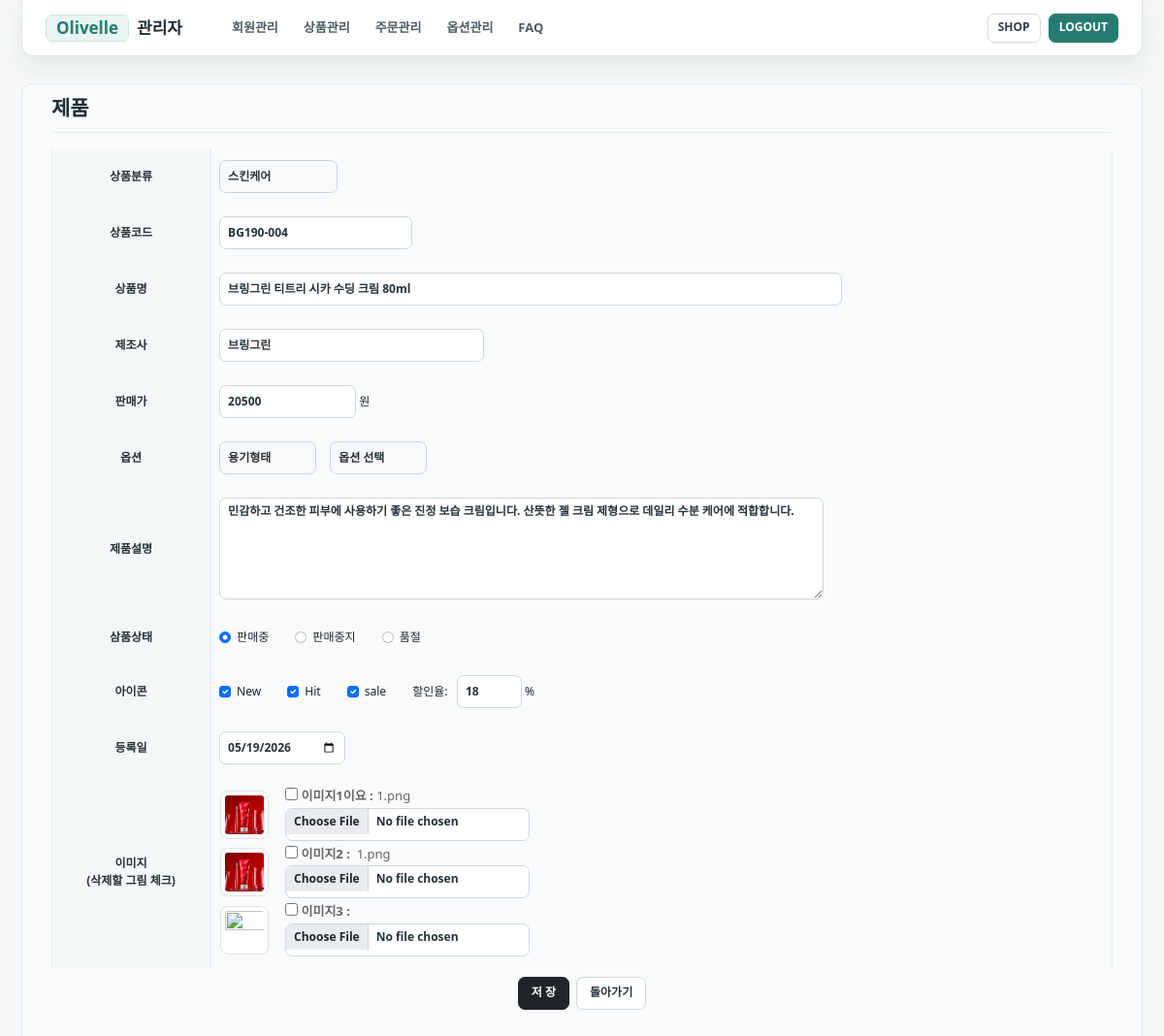
The app's page /admin/product_edit.php?id=1 with its own data.
### tables this page shows
CREATE TABLE `product` (
  `id` INT UNSIGNED NOT NULL AUTO_INCREMENT,
  `menu` TINYINT NOT NULL DEFAULT 0,
  `code` VARCHAR(50) NOT NULL,
  `name` VARCHAR(200) NOT NULL,
  `coname` VARCHAR(100) NOT NULL,
  `price` INT UNSIGNED NOT NULL DEFAULT 0,
  `opt1` INT UNSIGNED NOT NULL DEFAULT 0,
  `opt2` INT UNSIGNED NOT NULL DEFAULT 0,
  `contents` TEXT NULL,
  `status` TINYINT NOT NULL DEFAULT 1,
  `regday` DATE NOT NULL,
  `icon_new` TINYINT NOT NULL DEFAULT 0,
  `icon_hit` TINYINT NOT NULL DEFAULT 0,
  `icon_sale` TINYINT NOT NULL DEFAULT 0,
  `discount` TINYINT UNSIGNED NOT NULL DEFAULT 0,
  `image1` VARCHAR(255) NOT NULL DEFAULT '',
  `image2` VARCHAR(255) NOT NULL DEFAULT '',
  `image3` VARCHAR(255) NOT NULL DEFAULT '',
  PRIMARY KEY (`id`),
  KEY `idx_product_menu_status` (`menu`, `status`),
  KEY `idx_product_name` (`name`)
);

### admin/common.php (called while the page is built, shortened)
<?
	$a_menu=array("분류선택","스킨케어","맨즈케어","스페셜케어","마스크팩&패드","클렌징","선케어","바디&헤어","메이크업");
	$n_menu=count($a_menu);
?>

### admin/product_edit.php (the view, shortened to what this page needs)
<?
	include "common.php";
	$id=$_REQUEST["id"];
	$sql="select * from product where id=$id";
	$result=mysqli_query($db,$sql);
	$row= mysqli_fetch_array($result);
?>
<!doctype html>
<html lang="kr">
<head>
	<link  href="../css/bootstrap.min.css" rel="stylesheet">
	<link  href="../css/my.css" rel="stylesheet">
</head>
<body>
<div class="container">
<form name="form1" method="post" action="product_update.php"
	enctype="multipart/form-data">
<div class="row mx-1  justify-content-center">
	<div class="col" align="center">
		<h4 class="m-0 mb-3">제품</h4>
		<table class="table table-sm table-bordered myfs12 m-0 p-0">
			<tr>
				<td width="15%" class="bg-light">상품분류</td>
				<td align="left" class="ps-2">
					<div class="d-inline-flex">
						<select name="menu" class="form-select form-select-sm bg-light myfs12">
							<?
					for($i=0; $i<$n_menu; $i++)
					{
						$tmp = ($i==$row["menu"]) ? "selected" : "";
						echo("<option value='$i' $tmp>$a_menu[$i]</option>");
					}
					?>
						</select>&nbsp;
					</div>
				</td>
			</tr>
			<tr>
				<td class="bg-light">상품코드</td>
				<td align="left" class="ps-2">
					<div class="d-inline-flex">
						<input type="text" name="code" size="20" value="<?=$row["code"]; ?>" class="form-control form-control-sm">
					</div>
				</td>
			</tr>
			<tr>
				<td class="bg-light">상품명</td>
				<td align="left" class="ps-2">
					<div class="d-inline-flex">
						<input type="text" name="name" size="80" value="<?=stripslashes($row["name"]); ?>" class="form-control form-control-sm">
					</div>
				</td>
			</tr>
			<tr>
				<td class="bg-light">제조사</td>
				<td align="left" class="ps-2">
					<div class="d-inline-flex">
						<input type="text" name="coname" size="30" value="<?=$row["coname"]; ?>" class="form-control form-control-sm">
					</div>
				</td>
			</tr>
			<tr>
				<td class="bg-light">판매가</td>
				<td align="left" class="ps-2">
					<div class="d-inline-flex">
						<input type="text" name="price" size="12" value="<?=$row["price"]; ?>" class="form-control form-control-sm">
					</div> 원
				</td>
			</tr>
			<?
			$sql ="select * from opt order by name";
			$result=mysqli_query($db,$sql);
			?>
			<tr>
				<td class="bg-light">옵션</td>
				<td align="left" class="ps-2">
					<div class="d-inline-flex">
						<select name="opt1" class="form-select form-select-sm bg-light myfs12 me-2" style="width:100px">
							<?
							foreach( $result as $row1 )
							{
								if ($row["opt1"] == $row1["id"])
									echo("<option value='$row1[id]' selected>$row1[name]</option>");
								else
									echo("<option value='$row1[id]'>$row1[name]</option>");
							}
							?>
						</select>
						<select name="opt2" class="form-select form-select-sm bg-light myfs12 me-2" style="width:100px">
							<option value="0">옵션 선택</option>
						</select>&nbsp;
					</div>
				</td>
			</tr>
			<tr>
				<td class="bg-light">제품설명</td>
				<td align="left" class="ps-2">
					<div class="d-inline-flex">
						<textarea name="contents" rows="5" cols="80"
							class="form-control form-control-sm myfs12"><?=stripslashes($row["contents"]); ?></textarea>
					</div>
				</td>
			</tr>
			<tr>
				<td class="bg-light">삼품상태</td>
				<td align="left" class="ps-2">
				<?
					if ($row["status"]==1)
					echo ' <div class="form-check form-check-inline pt-2">
						<input class="form-check-input" type="radio" name="status" value="1" checked>
						<label class="form-check-label me-2">판매중</label>
					</div>
					<div class="form-check form-check-inline">
					<input class="form-check-input" type="radio" name="status" value="2" >
						<label class="form-check-labe me-2">판매중지</label>
					</div>
					<div class="form-check form-check-inline">
						<input class="form-check-input" type="radio" name="status" value="3" >
						<label class="form-check-label me-2">품절</label>
					</div> ';
					?>
				</td>
			</tr>
			<tr>
				<td class="bg-light">아이콘</td>
				<td align="left" class="ps-2">
						<div class="form-check form-check-inline">
							<input class="form-check-input" type="checkbox" value="1" name="icon_new"  <?= $row["icon_new"]==1? "checked" : ""; ?>>
							<label class="form-check-label me-2">New</label>
						</div>
						<div class="form-check form-check-inline">
							<input class="form-check-input" type="checkbox" value="1" name="icon_hit" <?= $row["icon_hit"]==1? "checked" : ""; ?>>
							<label class="form-check-label me-2">Hit</label>
						</div>
						<div class="form-check form-check-inline">
							<input class="form-check-input" type="checkbox" value="1" name="icon_sale" <?= $row["icon_sale"]==1? "checked" : ""; ?>>
							<label class="form-check-label me-2">sale</label>
						</div>
						할인율: &nbsp;
						<div class="d-inline-flex">
							<input type="text" name="discount" value="<?= $row["discount"]; ?>" size="2" maxlength="3" class="form-control form-control-sm">
						</div> %
				</td>
			</tr>
			<tr>
				<td class="bg-light">등록일</td>
				<td align="left" class="ps-2">
					<div class="d-inline-flex">
						<input type="date" name="regday" value="<?=$row["regday"]; ?>" class="form-control form-control-sm">
					</div>
				</td>
			</tr>
			<tr>
				<td class="bg-light">이미지<br>(삭제할 그림 체크)</td>
				<td align="left" class="ps-2">
					<table class="my-1">
					<tr>
						<td>
							<img src="../product/<?=$row["image1"];?>" width="50" height="50" class="img-thumbnail"
								style='cursor:pointer' data-bs-toggle="modal" data-bs-target="#zoomModal"
								onclick="document.getElementById('zoomModalLabel').innerText='File name: <?=$row["image1"];?>'; picname.src='../product/<?=$row["image1"];?>'">
						</td>
						<td align="left" class="ps-3">
							<input type="checkbox" name="checkno1" value="1">
							<b>이미지1이요 : </b><?=$row["image1"];?><br>
							<div class="d-inline-flex">
								<input type="file" name="image1" class="form-control form-control-sm myfs12">
							</div>
						</td>
					</tr>
					</table>
					<table class="mb-1">
					<tr>
						<td>
							<img src="../product/<?=$row["image2"];?>" width="50" height="50" class="img-thumbnail"
								style='cursor:pointer' data-bs-toggle="modal" data-bs-target="#zoomModal"
								onclick="document.getElementById('zoomModalLabel').innerText='File name: <?=$row["image2"];?>'; picname.src='../product/<?=$row["image2"];?>'">
						</td>
						<td align="left" class="ps-3">
							<input type="checkbox" name="checkno2" value="1">
							<b>이미지2 : </b>&nbsp;<?=$row["image2"];?><br>
							<div class="d-inline-flex">
								<input type="file" name="image2" class="form-control form-control-sm myfs12">
							</div>
						</td>
					</tr>
					</table>
					<table class="mb-1">
					<tr>
						<td>
							<img src="../product/<?=$row["image3"];?>" width="50" height="50" class="img-thumbnail"
								style='cursor:pointer' data-bs-toggle="modal" data-bs-target="#zoomModal"
								onclick="document.getElementById('zoomModalLabel').innerText='File name: <?=$row["image3"];?>'; picname.src='../product/<?=$row["image3"];?>'">
						</td>
						<td align="left" class="ps-3">
							<input type="checkbox" name="checkno3" value="1">
							<b>이미지3 : </b>&nbsp;<?=$row["image3"];?><br>
							<div class="d-inline-flex">
								<input type="file" name="image3" class="form-control form-control-sm myfs12">
							</div>
						</td>
					</tr>
					</table>
				</td>
			</tr>
		</table>
		<a href="javascript:form1.submit();"
			class="btn btn-sm btn-dark text-white my-2">&nbsp;저 장&nbsp;</a>&nbsp;
		<a href="javascript:history.back();"
		class="btn btn-sm btn-dark btn-outline-dark text-white my-2">&nbsp;돌아가기&nbsp;</a>
	</div>
</div>
<br>
</div>
</body>
</html>

### records on screen
product: code "BG190-004", name "브링그린 티트리 시카 수딩 크림 80ml", coname "브링그린", price "20500", contents "민감하고 건조한 피부에 사용하기 좋은 진정 보습 크림입니다. 산뜻한 젤 크림 제형으로 데일리 수분 케어에 적합합니다.", icon_new "☑", icon_hit "☑", icon_sale "☑", discount "18", regday "05/19/2026", image1 (picture), image1 "1.png", image2 (picture), image2 "1.png"

### other values on screen
form field menu "스킨케어"
form field opt1 "용기형태"
